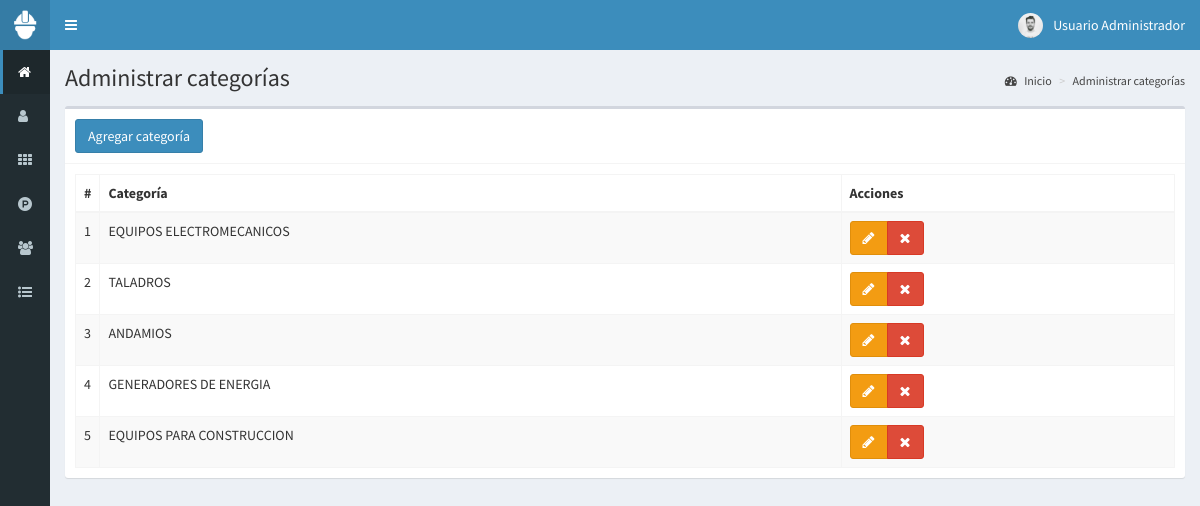
Screenshot of /categorias (signed in) with the database file from the repository.
### tables this page shows
CREATE TABLE `categorias` (
  `id` int(11) NOT NULL,
  `categoria` text NOT NULL,
  `fecha` timestamp NOT NULL DEFAULT CURRENT_TIMESTAMP ON UPDATE CURRENT_TIMESTAMP
);

### controladores/plantilla.controlador.php (called while the page is built)
<?php
class ControladorPlantilla{
	static public function ctrPlantilla(){
		include "vistas/plantilla.php";
	}
}

### index.php (called while the page is built, shortened)
<?php
require_once "controladores/plantilla.controlador.php";
require_once "controladores/usuarios.controlador.php";
require_once "controladores/categorias.controlador.php";
require_once "controladores/clientes.controlador.php";
require_once "modelos/categorias.modelo.php";
$plantilla = new ControladorPlantilla();
$plantilla -> ctrPlantilla();

### controladores/categorias.controlador.php (called while the page is built, shortened)
<?php
class ControladorCategorias{
	static public function ctrMostrarCategorias($item, $valor){
		$tabla = "categorias";
		$respuesta = ModeloCategorias::mdlMostrarCategorias($tabla, $item, $valor);
		return $respuesta;
	}
}

### modelos/conexion.php (called while the page is built)
<?php
class Conexion{
	static public function conectar(){
		$link = new PDO("mysql:host=localhost;dbname=pos",
						"root",
						"");
		$link -> exec("set names utf8");
		return $link;
	}
}

### modelos/categorias.modelo.php (called while the page is built, shortened)
<?php
require_once "conexion.php";
class ModeloCategorias{
	static public function mdlMostrarCategorias($tabla, $item, $valor){
		if ($item != null) {
			$stmt = Conexion::conectar()->prepare("SELECT * FROM $tabla WHERE $item = :$item");
			$stmt -> bindParam(":".$item, $valor, PDO::PARAM_STR);
			$stmt -> execute();
			return $stmt -> fetch();
		}else{
			$stmt = Conexion::conectar()->prepare("SELECT * FROM $tabla");
			$stmt -> execute();
			return $stmt -> fetchAll();
		}
	}
}

### vistas/modulos/categorias.php (the view, shortened to what this page needs)
<div class="content-wrapper">
  <section class="content-header">
    <h1>
      Administrar categorías
    </h1>
    <ol class="breadcrumb">
      <li><a href="inicio"><i class="fa fa-dashboard"></i> Inicio</a></li>
      <li><a href="#">Administrar categorías</a></li>
    </ol>
  </section>
  <section class="content">
    <div class="box">
      <div class="box-header with-border">
        <button class="btn btn-primary" data-toggle="modal" data-target="#modalAgregarCategoria">
          Agregar categoría
        </button>
      </div>
      <div class="box-body">
        <table class="table table-bordered table-striped dt-responsive tablas">
          <thead>
            <tr>
              <th style="width: 10px">#</th>
              <th>Categoría</th>
              <th>Acciones</th>
            </tr>
          </thead>
          <tbody>
          <?php
            $item = null;
            $valor = null;
            $categorias = ControladorCategorias::ctrMostrarCategorias($item, $valor);
            foreach ($categorias as $key => $value) {
              echo '<tr>
                      <td>'.($key+1).'</td>
                      <td class="text-uppercase">'.$value["categoria"].'</td>
                      <td>
                        <div class="btn-group">
                          <button class="btn btn-warning btnEditarCategoria" idCategoria="'.$value["id"].'" data-toggle="modal" data-target="#modalEditarCategoria"><i class="fa fa-pencil"></i></button>
                          <button class="btn btn-danger btnEliminarCategoria" idCategoria="'.$value["id"].'"><i class="fa fa-times"></i></button>
                        </div>
                      </td>
                    </tr>';
            }
          ?>
          </tbody>
        </table>
      </div>
    </div>
  </section>
</div>

### vistas/plantilla.php (shortened to what this page needs)
<!DOCTYPE html>
<html>
<head>
  <link rel="stylesheet" href="vistas/bower_components/bootstrap/dist/css/bootstrap.min.css">
  <link rel="stylesheet" href="vistas/bower_components/font-awesome/css/font-awesome.min.css">
  <link rel="stylesheet" href="vistas/bower_components/Ionicons/css/ionicons.min.css">
  <link rel="stylesheet" href="vistas/dist/css/AdminLTE.css">
  <link rel="stylesheet" href="vistas/dist/css/skins/_all-skins.min.css">
  <link rel="stylesheet" href="vistas/bower_components/datatables.net-bs/css/dataTables.bootstrap.min.css">
  <link rel="stylesheet" href="vistas/bower_components/datatables.net-bs/css/responsive.bootstrap.min.css">
  <link rel="stylesheet" href="vistas/plugins/iCheck/all.css">
</head>
<body class="hold-transition skin-blue sidebar-collapse sidebar-mini login-page">
  <?php
  if (isset($_SESSION["iniciarSesion"]) && $_SESSION["iniciarSesion"] == "ok") {
   echo '<div class="wrapper">';
    include "modulos/cabezote.php";
    include "modulos/menu.php";
    if (isset($_GET["ruta"])) {
      if ($_GET["ruta"] == "inicio" ||
          $_GET["ruta"] == "usuarios" ||
          $_GET["ruta"] == "categorias" ||
          $_GET["ruta"] == "productos" ||
          $_GET["ruta"] == "clientes" ||
          $_GET["ruta"] == "ventas" ||
          $_GET["ruta"] == "crear-venta" ||
          $_GET["ruta"] == "reportes" ||
          $_GET["ruta"] == "salir") {
        include "modulos/".$_GET["ruta"].".php";
      }else{
        include "modulos/404.php";
      }
    }else{
      include "modulos/inicio.php";
    }
   echo '</div>';
  }else{
    include "modulos/login.php";
  }
  ?>
</body>
</html>

### vistas/modulos/cabezote.php (shortened to what this page needs)
<header class="main-header">
	<a href="inicio" class="logo">
		<span class="logo-mini">
			<img src="vistas/img/plantilla/icono-blanco.png" class="img-responsive" style="padding: 10px">
		</span>
	</a>
	<nav class="navbar navbar-static-top" role="navigation">
		<a href="#" class="sidebar-toggle" data-toggle="push-menu" role="button">
		</a>
		<div class="navbar-custom-menu">
			<ul class="nav navbar-nav">
				<li class="dropdown user user-menu">
					<a href="#" class="dropdown-toggle" data-toggle="dropdown">
						<?php
						if ($_SESSION["foto"] != "") {
							echo '<img src="'.$_SESSION["foto"].'" class="user-image">';
						}else{
							echo '<img src="vistas/img/usuarios/default/anonymous.png" class="user-image">';
						}
						?>
						<span class="hidden-xs"><?php echo $_SESSION["nombre"]; ?></span>
					</a>
				</li>
			</ul>
		</div>
	</nav>
</header>

### vistas/modulos/menu.php (shortened to what this page needs)
<aside class="main-sidebar">
	<section class="sidebar">
		<ul class="sidebar-menu">
			<li class="active">
				<a href="inicio">
					<i class="fa fa-home"></i>
				</a>
			</li>
			<li>
				<a href="usuarios">
					<i class="fa fa-user"></i>
				</a>
			</li>
			<li>
				<a href="categorias">
					<i class="fa fa-th"></i>
				</a>
			</li>
			<li>
				<a href="productos">
					<i class="fa fa-product-hunt"></i>
				</a>
			</li>
			<li>
				<a href="clientes">
					<i class="fa fa-users"></i>
				</a>
			</li>
			<li class="treeview">
				<a href="#">
					<i class="fa fa-list-ul"></i>
				</a>
			</li>
		</ul>
	</section>
</aside>

### rows the page displays
categorias: categoria "EQUIPOS ELECTROMECANICOS"
categorias: categoria "TALADROS"
categorias: categoria "ANDAMIOS"
categorias: categoria "GENERADORES DE ENERGIA"
categorias: categoria "EQUIPOS PARA CONSTRUCCION"

### other values shown
$_SESSION["nombre"] "Usuario Administrador"
